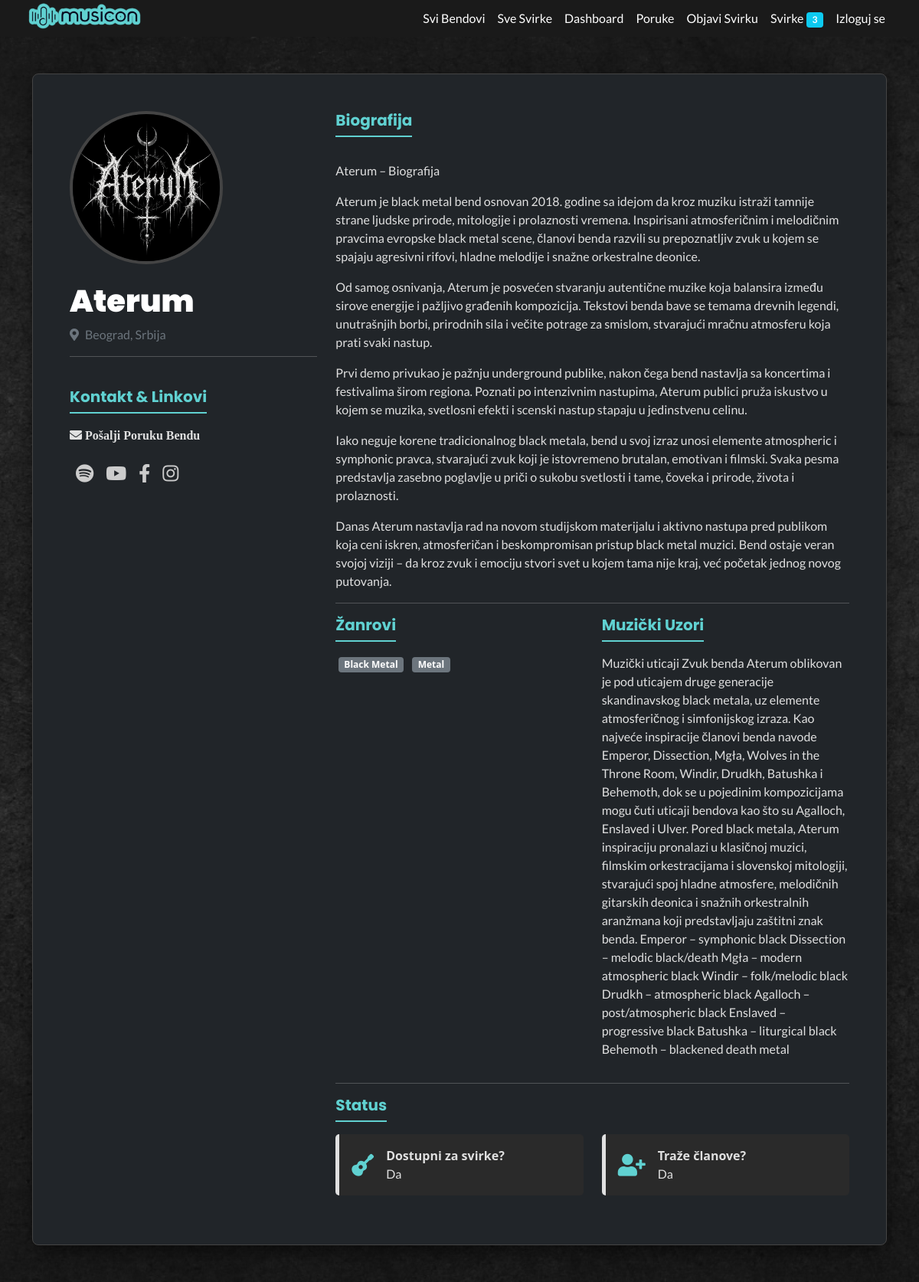
The page /check-and-details/3/ (signed in) on the database its author committed.
### core/models.py (models this page shows, shortened)
class BandProfile(models.Model):
    user = models.OneToOneField(User, on_delete=models.CASCADE)
    name = models.CharField(max_length=100)
    profile_picture = models.ImageField(upload_to='profile_pictures/', null=True, blank=True)
    city = models.CharField(max_length=100, blank=True)
    country = models.CharField(max_length=100, blank=True)
    bio = models.TextField(blank=True)
    genres = models.CharField(max_length=255, blank=True, help_text="Odvojite žanrove zarezom.")
    influences = models.TextField(blank=True)
    looking_for_members = models.BooleanField(default=False)
    needed_members_description = models.TextField(blank=True, help_text="Opišite koga tražite...")
    available_for_gigs = models.BooleanField(default=True)
    song1 = models.FileField(upload_to='bend_songs/', null=True, blank=True)
    song2 = models.FileField(upload_to='bend_songs/', null=True, blank=True)
    contact_email = models.EmailField(blank=True)
    spotify_link = models.URLField(blank=True)
    youtube_link = models.URLField(blank=True)
    facebook_link = models.URLField(blank=True)
    instagram_link = models.URLField(blank=True)
    created_at = models.DateTimeField(auto_now_add=True)
    updated_at = models.DateTimeField(auto_now=True)

### core/views.py (the view, shortened to what this page needs)
# urls.py: path('check-and-details/<int:pk>/', views.checkBandDetails, name='check_band_details'),
def checkBandDetails(request,pk):
    band = get_object_or_404(BandProfile, pk=pk)
    form = SendMessageToBandForm()
    genres_list = [genre.strip() for genre in band.genres.split(',') if genre.strip()]
    context = {'band': band, 'genres_list': genres_list, 'form': form}
    return render(request, 'core/band_details.html', context)

### core/context_processors.py (called while the page is built)
def dashboard_data(request):
    if not request.user.is_authenticated:
        return {}
    all_messages = []
    unread_message_count = 0
    try:
        if request.user.bandprofile:
            profile = request.user.bandprofile
            all_messages = SendMessageToBand.objects.filter(band_profile=profile).order_by('-created_at')
    except Exception:
        pass
    gigs_scheduled = AddGigDate.objects.filter(user=request.user).order_by('date')
    return {
        'messages_received': all_messages,
        'gigs_scheduled': gigs_scheduled,
    }

### core/templates/core/band_details.html (shortened to what this page needs)
{% extends "core/layout.html" %}
{% load static %}
{% block content %}
<link rel="stylesheet" href="https://cdnjs.cloudflare.com/ajax/libs/font-awesome/5.15.4/css/all.min.css">
<div class="bg-container">
    <div class="content-above-overlay container py-5 mt-5">
        <div class="band-details-card bg-dark p-4 p-md-5">
            <div class="row">
                <div class="col-lg-4 text-center text-lg-start mb-4 mb-lg-0">
                    {% if band.profile_picture %}
                    <img src="{{ band.profile_picture.url }}" alt="{{ band.name }}"
                        class="band-details-img img-fluid rounded-circle mb-4">
                    {% else %}
                    <img src="https://via.placeholder.com/200x200.png?text={{band.name|slice:':1'}}"
                        alt="{{ band.name }}" class="band-details-img img-fluid rounded-circle mb-4">
                    {% endif %}
                    <h1 class="band-name-details">{{ band.name }}</h1>
                    {% if band.city or band.country %}
                    <p class="text-muted"><i class="fas fa-map-marker-alt me-2"></i>{{ band.city }}{% if band.city and band.country %}, {% endif %}{{ band.country }}</p>
                    {% endif %}
                    <hr>
                    <h5 class="mt-4 mb-3 section-title-details">Kontakt & Linkovi</h5>
                    {% if band.contact_email %} <br>
                    <p class="fas fa-envelope me-2 " style="cursor:pointer" data-bs-toggle="modal"
                        data-bs-target="#exampleModal" data-bs-whatever="@mdo"> Pošalji Poruku Bendu</a></p>
                    {% endif %}
                    <div class="d-flex justify-content-center justify-content-lg-start flex-wrap">
                        {% if band.spotify_link %}<a href="{{ band.spotify_link }}" target="_blank"
                            class="social-icon spotify"><i class="fab fa-spotify"></i></a>{% endif %}
                        {% if band.youtube_link %}<a href="{{ band.youtube_link }}" target="_blank"
                            class="social-icon youtube"><i class="fab fa-youtube"></i></a>{% endif %}
                        {% if band.facebook_link %}<a href="{{ band.facebook_link }}" target="_blank"
                            class="social-icon facebook"><i class="fab fa-facebook-f"></i></a>{% endif %}
                        {% if band.instagram_link %}<a href="{{ band.instagram_link }}" target="_blank"
                            class="social-icon instagram"><i class="fab fa-instagram"></i></a>{% endif %}
                    </div>
                </div>
                <div class="col-lg-8">
                    {% if band.bio %}
                    <h5 class="section-title-details">Biografija</h5>
                    <p class="band-bio">{{ band.bio|linebreaks }}</p>
                    <hr>
                    {% endif %}
                    <div class="row">
                        <div class="col-md-6">
                            {% if band.genres %}
                            <h5 class="section-title-details">Žanrovi</h5>
                            <div class="mb-3">
                                {% for genre in genres_list %}
                                <span class="badge bg-secondary genre-badge">{{ genre }}</span>
                                {% endfor %}
                            </div>
                            {% endif %}
                        </div>
                        <div class="col-md-6">
                            {% if band.influences %}
                            <h5 class="section-title-details">Muzički Uzori</h5>
                            <p>{{ band.influences }}</p>
                            {% endif %}
                        </div>
                    </div>
                    <hr>
                    <h5 class="section-title-details">Status</h5>
                    <div class="row">
                        <div class="col-md-6 mb-3">
                            <div class="status-card">
                                <div class="status-icon available">
                                    <i class="fas fa-guitar"></i>
                                </div>
                                <div>
                                    <strong>Dostupni za svirke?</strong>
                                    <p class="mb-0">{% if band.available_for_gigs %}Da{% else %}Ne{% endif %}</p>
                                </div>
                            </div>
                        </div>
                        <div class="col-md-6 mb-3">
                            <div class="status-card">
                                <div class="status-icon looking">
                                    <i class="fas fa-user-plus"></i>
                                </div>
                                <div>
                                    <strong>Traže članove?</strong>
                                    <p class="mb-0">{% if band.looking_for_members %}Da{% else %}Ne{% endif %}</p>
                                </div>
                            </div>
                        </div>
                    </div>
                </div>
            </div>
        </div>
    </div>
</div>
{% endblock content %}

### static/scss/style.css (style rules this page uses)
:root { --primary-text: #E0E0E0; --accent: rgb(96, 209, 209); --accent-hover: #2ca9a9; --bg: #111827; --blue: #2ca9a9; --accent: rgb(96, 209, 209); --accent-hover: rgb(44, 169, 169); --bg: #1a1a1a; --blue: rgb(96, 209, 209); --white: #fff; --grey:#aaa; --black: #000; --dark-grey: #090909; }
* { padding: 0; margin: 0; box-sizing: border-box; }
html, body { background-color: #111827; background-color: var(--bg); font-family: "Lato", sans-serif; }
h1, h2 { color: var(--accent); font-family: "Poppins", sans-serif; }
h3, h4, h5, h6, p, a, text { color: var(--primary-text); font-family: "Lato", sans-serif; }
.bg-container { background-image: url("../images/bg-1.jpg"); background-size: cover; background-position: center; background-attachment: fixed; position: relative; min-height: 100vh; width: 100%; }
.content-above-overlay { position: relative; z-index: 2; }
.band-details-card { border-radius: 8px; color: var(--primary-text); border: 1px solid #444; box-shadow: 0 8px 25px rgba(0, 0, 0, 0.5); }
.band-details-img { width: 200px; height: 200px; -o-object-fit: cover; object-fit: cover; border: 4px solid #444; }
.band-name-details { font-family: "Poppins", sans-serif; color: var(--white); font-weight: 900; }
.section-title-details { color: var(--accent); font-family: "Poppins", sans-serif; font-weight: 700; margin-bottom: 1rem; border-bottom: 2px solid var(--accent); padding-bottom: 0.5rem; display: inline-block; }
.band-bio { font-size: 1.1rem; line-height: 1.7; }
.genre-badge { font-size: 0.9rem; padding: 0.5em 0.9em; margin: 0.2rem; }
.social-icon { font-size: 1.5rem; color: #ccc; margin: 0.5rem; transition: transform 0.3s, color 0.3s; }
.status-card { display: flex; align-items: center; background-color: #2a2a2a; padding: 1rem; border-radius: 5px; border-left: 5px solid; }
.status-icon { font-size: 1.8rem; margin-right: 1rem; }
.status-icon.available { color: #28a745; }
.status-icon.looking { color: #ffc107; }
.status-icon.available { color: var(--blue); }
.status-icon.looking { color: var(--blue); }

### rows shown on the page
BandProfile: profile_picture (picture), name "Aterum", city "Beograd", country "Srbija", bio "Aterum – Biografija Aterum je black metal bend osnovan 2018. godine sa idejom da kroz muziku istraži tamnije strane ljudske prirode, mitologije i prolaznosti vremena. Inspirisani atmosferičnim i melodičnim pravcima evropske black metal scene, članovi benda razvili su prepoznatljiv zvuk u kojem se spajaju agresivni rifovi, hladne melodije i snažne orkestralne deonice. Od samog osnivanja, Aterum je posvećen stvaranju autentične muzike koja balansira između sirove energije i pažljivo građenih kompozicija. Tekstovi benda bave se temama drevnih legendi, unutrašnjih borbi, prirodnih sila i večite potrage za smislom, stvarajući mračnu atmosferu koja prati svaki nastup. Prvi demo privukao je pažnju…", influences "Muzički uticaji Zvuk benda Aterum oblikovan je pod uticajem druge generacije skandinavskog black metala, uz elemente atmosferičnog i simfonijskog izraza. Kao najveće inspiracije članovi benda navode Emperor, Dissection, Mgła, Wolves in the Throne Room, Windir, Drudkh, Batushka i Behemoth, dok se u pojedinim kompozicijama mogu čuti uticaji bendova kao što su Agalloch, Enslaved i Ulver. Pored black metala, Aterum inspiraciju pronalazi u klasičnoj muzici, filmskim orkestracijama i slovenskoj mitologiji, stvarajući spoj hladne atmosfere, melodičnih gitarskih deonica i snažnih orkestralnih aranžmana koji predstavljaju zaštitni znak benda. Emperor – symphonic black Dissection – melodic…"

### other values the page prints
{{ gigs_scheduled.count }} "3"
{{ genre }} "Black Metal" "Metal"
